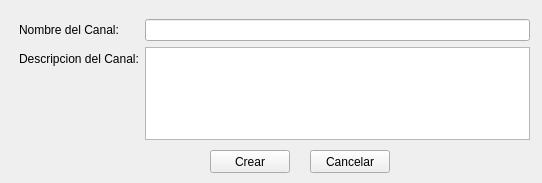
<?xml version="1.0" encoding="UTF-8"?>
<ui version="4.0">
 <class>CrearCanal</class>
 <widget class="QWidget" name="CrearCanal">
  <property name="geometry">
   <rect>
    <x>0</x>
    <y>0</y>
    <width>542</width>
    <height>183</height>
   </rect>
  </property>
  <property name="windowTitle">
   <string>Crear Canal</string>
  </property>
  <widget class="QWidget" name="formLayoutWidget">
   <property name="geometry">
    <rect>
     <x>19</x>
     <y>19</y>
     <width>511</width>
     <height>121</height>
    </rect>
   </property>
   <layout class="QFormLayout" name="formLayout">
    <item row="0" column="0">
     <widget class="QLabel" name="label">
      <property name="text">
       <string>Nombre del Canal:</string>
      </property>
     </widget>
    </item>
    <item row="0" column="1">
     <widget class="QLineEdit" name="nombre"/>
    </item>
    <item row="1" column="0">
     <widget class="QLabel" name="label_2">
      <property name="text">
       <string>Descripcion del Canal:</string>
      </property>
     </widget>
    </item>
    <item row="1" column="1">
     <widget class="QTextEdit" name="descripcion"/>
    </item>
   </layout>
  </widget>
  <widget class="QPushButton" name="crear">
   <property name="geometry">
    <rect>
     <x>210</x>
     <y>150</y>
     <width>80</width>
     <height>23</height>
    </rect>
   </property>
   <property name="text">
    <string>Crear</string>
   </property>
  </widget>
  <widget class="QPushButton" name="cancelar">
   <property name="geometry">
    <rect>
     <x>310</x>
     <y>150</y>
     <width>80</width>
     <height>23</height>
    </rect>
   </property>
   <property name="text">
    <string>Cancelar</string>
   </property>
  </widget>
 </widget>
 <resources/>
 <connections/>
</ui>
